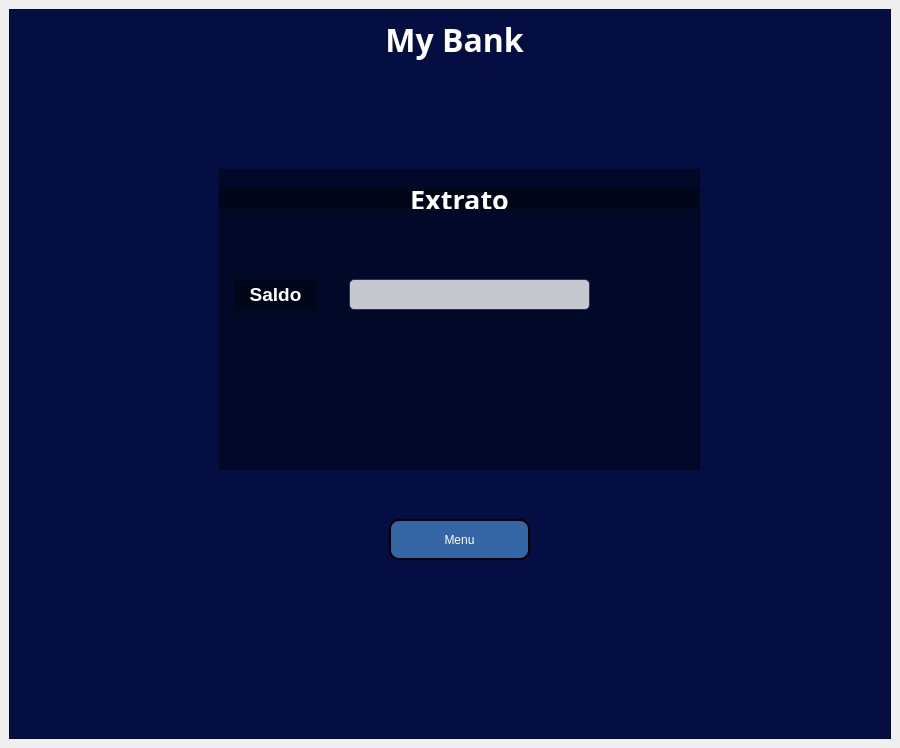
<?xml version="1.0" encoding="UTF-8"?>
<ui version="4.0">
 <class>Tela_extrato</class>
 <widget class="QMainWindow" name="Tela_extrato">
  <property name="geometry">
   <rect>
    <x>0</x>
    <y>0</y>
    <width>900</width>
    <height>748</height>
   </rect>
  </property>
  <property name="minimumSize">
   <size>
    <width>540</width>
    <height>650</height>
   </size>
  </property>
  <property name="maximumSize">
   <size>
    <width>1024</width>
    <height>748</height>
   </size>
  </property>
  <property name="windowTitle">
   <string>MainWindow</string>
  </property>
  <widget class="QWidget" name="centralwidget">
   <layout class="QVBoxLayout" name="verticalLayout">
    <item>
     <widget class="QFrame" name="frame">
      <property name="styleSheet">
       <string notr="true">background-color: rgb(4, 14, 66);
color: rgb(255, 255, 255);</string>
      </property>
      <property name="frameShape">
       <enum>QFrame::StyledPanel</enum>
      </property>
      <property name="frameShadow">
       <enum>QFrame::Raised</enum>
      </property>
      <widget class="QLabel" name="label_2">
       <property name="geometry">
        <rect>
         <x>360</x>
         <y>50</y>
         <width>161</width>
         <height>111</height>
        </rect>
       </property>
       <property name="text">
        <string/>
       </property>
       <property name="pixmap">
        <pixmap>imagens/icons8-gorjeta-64.png</pixmap>
       </property>
       <property name="scaledContents">
        <bool>true</bool>
       </property>
      </widget>
      <widget class="QFrame" name="frame_2">
       <property name="geometry">
        <rect>
         <x>210</x>
         <y>160</y>
         <width>481</width>
         <height>301</height>
        </rect>
       </property>
       <property name="styleSheet">
        <string notr="true">background-color: rgba(1, 0, 0, 99);</string>
       </property>
       <property name="frameShape">
        <enum>QFrame::StyledPanel</enum>
       </property>
       <property name="frameShadow">
        <enum>QFrame::Raised</enum>
       </property>
       <widget class="QLineEdit" name="lineEdit">
        <property name="geometry">
         <rect>
          <x>130</x>
          <y>110</y>
          <width>241</width>
          <height>31</height>
         </rect>
        </property>
        <property name="font">
         <font>
          <pointsize>13</pointsize>
         </font>
        </property>
        <property name="styleSheet">
         <string notr="true">border-radius: 5px;
background-color: rgba(255, 255, 255, 198);
border: 1px solid rgba(3, 20, 52, 150);
color: rgb(0, 0, 0);</string>
        </property>
        <property name="text">
         <string/>
        </property>
        <property name="alignment">
         <set>Qt::AlignCenter</set>
        </property>
        <property name="readOnly">
         <bool>true</bool>
        </property>
        <property name="placeholderText">
         <string/>
        </property>
       </widget>
       <widget class="QLabel" name="label_3">
        <property name="geometry">
         <rect>
          <x>16</x>
          <y>110</y>
          <width>81</width>
          <height>31</height>
         </rect>
        </property>
        <property name="font">
         <font>
          <pointsize>14</pointsize>
          <weight>75</weight>
          <bold>true</bold>
         </font>
        </property>
        <property name="styleSheet">
         <string notr="true">background-color: rgba(1, 0, 0, 99);
</string>
        </property>
        <property name="text">
         <string>Saldo</string>
        </property>
        <property name="alignment">
         <set>Qt::AlignCenter</set>
        </property>
       </widget>
       <widget class="QLabel" name="label">
        <property name="geometry">
         <rect>
          <x>0</x>
          <y>20</y>
          <width>481</width>
          <height>20</height>
         </rect>
        </property>
        <property name="font">
         <font>
          <family>Sans Serif</family>
          <pointsize>20</pointsize>
          <weight>75</weight>
          <bold>true</bold>
         </font>
        </property>
        <property name="text">
         <string>Extrato</string>
        </property>
        <property name="alignment">
         <set>Qt::AlignCenter</set>
        </property>
       </widget>
      </widget>
      <widget class="QPushButton" name="pushButton_2">
       <property name="geometry">
        <rect>
         <x>380</x>
         <y>510</y>
         <width>141</width>
         <height>41</height>
        </rect>
       </property>
       <property name="styleSheet">
        <string notr="true">QPushButton{

background-color: rgb(52, 101, 164);	
border-radius: 10px;
border: 2px solid rgb(0, 0, 0);
}

QPushButton:hover{
	background-color: rgb(52, 101, 164);
	color: rgb(0, 0, 0);
	border: 2px solid rgb(32, 74, 135);
}</string>
       </property>
       <property name="text">
        <string>Menu</string>
       </property>
      </widget>
      <widget class="QLabel" name="label_6">
       <property name="geometry">
        <rect>
         <x>260</x>
         <y>10</y>
         <width>371</width>
         <height>41</height>
        </rect>
       </property>
       <property name="font">
        <font>
         <family>Sawasdee</family>
         <pointsize>24</pointsize>
         <weight>75</weight>
         <bold>true</bold>
        </font>
       </property>
       <property name="styleSheet">
        <string notr="true">color: rgb(255, 255, 255);</string>
       </property>
       <property name="text">
        <string>My Bank</string>
       </property>
       <property name="alignment">
        <set>Qt::AlignCenter</set>
       </property>
      </widget>
     </widget>
    </item>
   </layout>
  </widget>
 </widget>
 <resources/>
 <connections/>
</ui>
